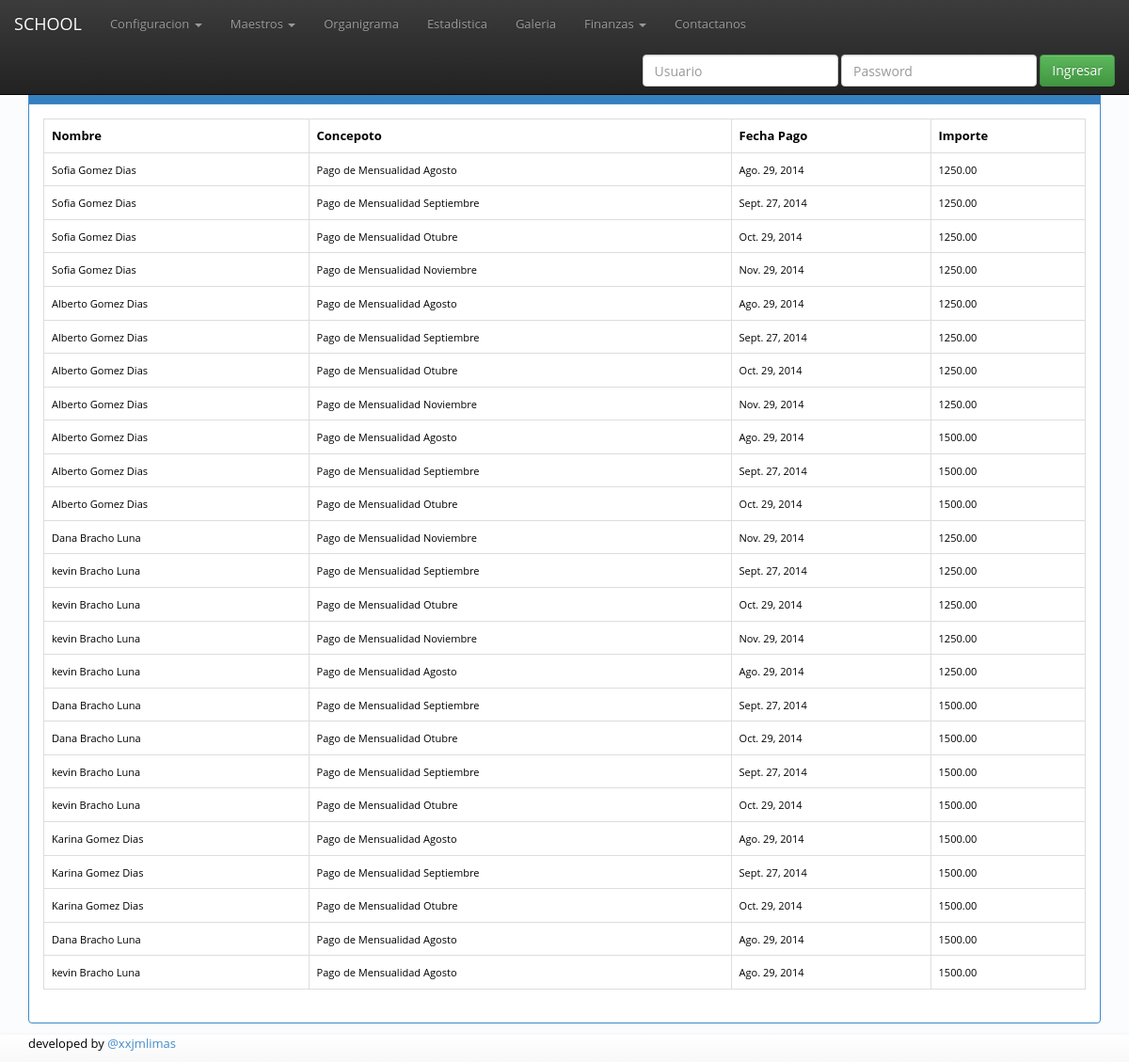
The app's page /pagoatrasado/, older data.
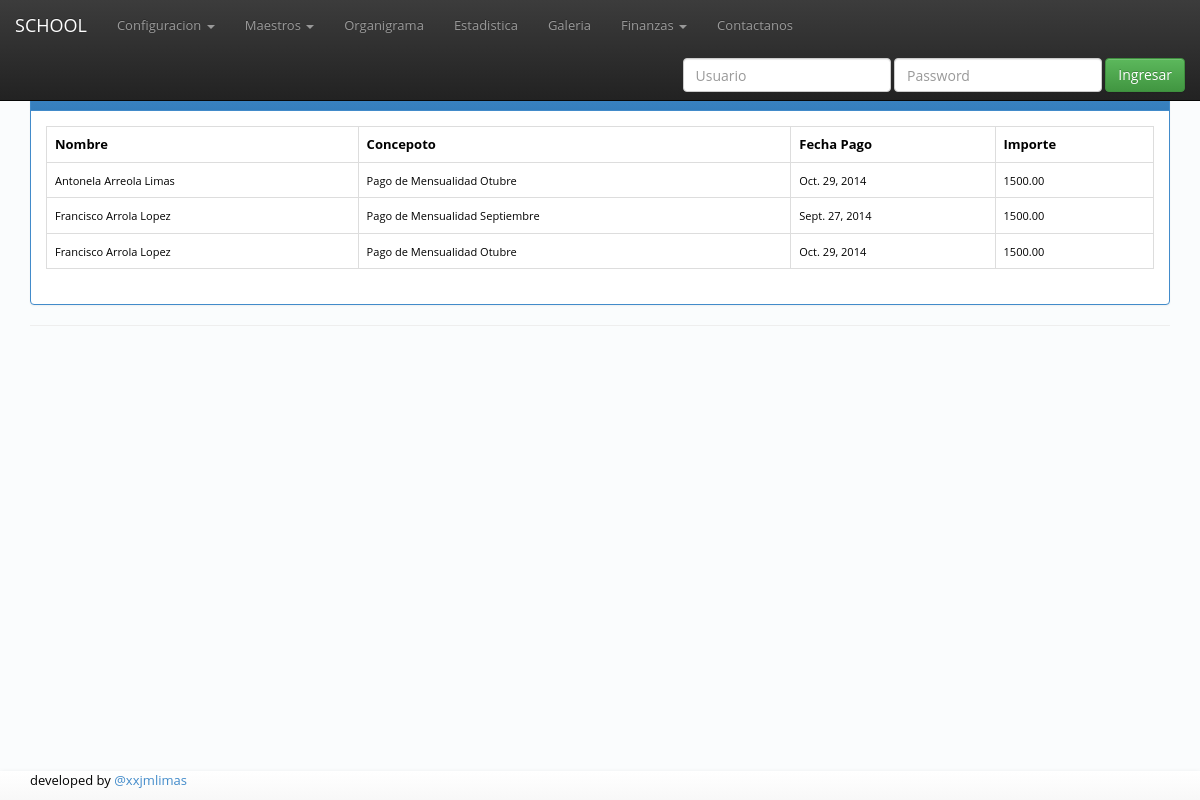
The same page, newer data.
### apps/finanzas/models.py (models this page shows, shortened)
class Cobranza(TimeStampModel):
	Op = (
		('Banco', 'Banco'),
		('Caja', 'Caja'),
	)
	alumno = models.ForeignKey('principal.Alumno')
	concepto = models.ForeignKey('ConceptoCobro')
	beca = models.ForeignKey('BecaAlumno', null=True,blank=True)
	recargo = models.DecimalField(max_digits=8,decimal_places=2,default=0)
	tipopago = models.CharField(max_length=5, choices=Op, null=True,blank=True)
	referencia = models.CharField(max_length=30, null=True,blank=True)
	banco = models.ForeignKey('banco', null=True,blank=True)
	numCorte = models.IntegerField(null=True,blank=True)
	totalapagar = models.DecimalField(max_digits=8,decimal_places=2,default=0)
	fechaCorte = models.DateField(null=True,blank=True)
	fechapago = models.DateTimeField(null=True,blank=True)
	pagado = models.BooleanField(default=False)
	def __unicode__(self):
		ctalmno = "%s" % (self.alumno)
		return ctalmno
	class Meta:
		ordering = ["totalapagar"]

class ConceptoCobro(TimeStampModel):
	Op = (
		('No', 'No'),
		('Si', 'Si'),
	)
	nombre = models.CharField(max_length=80)
	nivel = models.ForeignKey('configuracion.Nivel',null=True, blank=True)
	importe =  models.DecimalField(max_digits=8,decimal_places=2,default=0)
	fechaLimitePago = models.DateField(null=True)
	penaliza =  models.CharField(max_length=2,choices=Op,default='No',null=True)
	importeMulta = models.DecimalField(max_digits=6,decimal_places=2,default=0)

### apps/principal/models.py (models this page shows)
class Alumno(TimeStampModel):
	Sex = (
        ('M', 'Mujer'),
        ('H', 'Hombre'),
    )
	Op = (
		('No', 'No'),
		('Si', 'Si'),
	)
	nombre = models.CharField(max_length=50)
	apellidos = models.CharField(max_length=120)
	foto 	  = models.ImageField(upload_to='alumno',null=True,blank=True)
	fechanacimiento = models.DateField()
	rfc = models.CharField(max_length=15,null=True)
  	curp = models.CharField(max_length=22,null=True)
	sexo = models.CharField("Sex",max_length=1, choices=Sex,null=True)
	hermanos = models.CharField(max_length=2,choices=Op,default='No')
	direccion = models.CharField(max_length=140,null=True)
  	colonia = models.CharField(max_length=80,null=True)
  	telefono = models.CharField(max_length=12,null=True)
  	celualr = models.CharField(max_length=12,null=True)
  	cp = models.IntegerField(default=0 ,null=True)
  	ciudad = models.CharField(max_length=60 ,null=True)
	estado =  models.CharField(max_length=60,null=True)
	email = models.EmailField(max_length=50,unique=True,null=True)
	nivel = models.ForeignKey('configuracion.Nivel',null=True, blank=True)
	grupo = models.ForeignKey('configuracion.Grupo', null=True, blank=True)
	padre = models.ForeignKey('configuracion.Padre',null=True, blank=True)
	contacto = models.CharField(max_length=150,null=True, blank=True)
	def __unicode__(self):
		nombreCompleto = "%s %s"%(self.nombre,self.apellidos)
		return nombreCompleto

### apps/finanzas/views.py (the view)
# urls.py: url(r'^pagoatrasado/$',ListPagoAtrasado.as_view(),name='list_pagoatrasado'),
class ListPagoAtrasado(ListView):
	today = date.today()
	context_object_name = 'pagos'
	template_name = 'finanzas/pagos_atrasados.html'
	queryset = Cobranza.objects.filter(pagado=False, concepto__fechaLimitePago__lte=today)
	def get_context_data(self, **kwargs):
		today = date.today()
		context = super(ListPagoAtrasado,self).get_context_data(**kwargs)
		context['total'] = Cobranza.objects.filter(pagado=False, concepto__fechaLimitePago__lte=today)
		print context
		return context

### templates/finanzas/pagos_atrasados.html
{% extends "base.html" %}
{%block content%}
	<div class="panel panel-primary">
		<div class="panel-heading">Alumnos con pagos atrasados</div>
		<div class="panel-body">
			<div class="table-responsive">
				<table class="table table-hover table-bordered">
					<tr>
						<th>Nombre</th>
						<th>Concepoto</th>
						<th>Fecha Pago</th>
						<th>Importe</th>
					</tr>
					{%for a in pagos%}
					<tr>
						<td>
							<small>{{a.alumno.nombre}} {{a.alumno.apellidos}}</small>
						</td>
						<td>
							<small>{{a.concepto.nombre}}</small>
						</td>
						<td>
							<small>{{a.concepto.fechaLimitePago}}</small>
						</td>
						<td>
							<small>{{a.concepto.importe}}</small>
						</td>
					</tr>
					{%endfor%}
				</table>
			</div>
		</div>
	</div>
{%endblock%}

Row changes from the older to the newer data that the page shows:
no longer on this page (row edited): Cobranza: alumno.nombre "Sofia", alumno.apellidos "Gomez Dias", concepto.nombre "Pago de Mensualidad Agosto", concepto.fechaLimitePago "Ago. 29, 2014", concepto.importe "1250.00"
no longer on this page (row edited): Cobranza: alumno.nombre "Sofia", alumno.apellidos "Gomez Dias", concepto.nombre "Pago de Mensualidad Septiembre", concepto.fechaLimitePago "Sept. 27, 2014", concepto.importe "1250.00"
no longer on this page (row edited): Cobranza: alumno.nombre "Sofia", alumno.apellidos "Gomez Dias", concepto.nombre "Pago de Mensualidad Otubre", concepto.fechaLimitePago "Oct. 29, 2014", concepto.importe "1250.00"
no longer on this page (row edited): Cobranza: alumno.nombre "Sofia", alumno.apellidos "Gomez Dias", concepto.nombre "Pago de Mensualidad Noviembre", concepto.fechaLimitePago "Nov. 29, 2014", concepto.importe "1250.00"
no longer on this page (row edited): Cobranza: alumno.nombre "Alberto", alumno.apellidos "Gomez Dias", concepto.nombre "Pago de Mensualidad Agosto", concepto.fechaLimitePago "Ago. 29, 2014", concepto.importe "1250.00"
no longer on this page (row edited): Cobranza: alumno.nombre "Alberto", alumno.apellidos "Gomez Dias", concepto.nombre "Pago de Mensualidad Septiembre", concepto.fechaLimitePago "Sept. 27, 2014", concepto.importe "1250.00"
no longer on this page (row edited): Cobranza: alumno.nombre "Alberto", alumno.apellidos "Gomez Dias", concepto.nombre "Pago de Mensualidad Otubre", concepto.fechaLimitePago "Oct. 29, 2014", concepto.importe "1250.00"
no longer on this page (row edited): Cobranza: alumno.nombre "Alberto", alumno.apellidos "Gomez Dias", concepto.nombre "Pago de Mensualidad Noviembre", concepto.fechaLimitePago "Nov. 29, 2014", concepto.importe "1250.00"
no longer on this page (row edited): Cobranza: alumno.nombre "Alberto", alumno.apellidos "Gomez Dias", concepto.nombre "Pago de Mensualidad Agosto", concepto.fechaLimitePago "Ago. 29, 2014", concepto.importe "1500.00"
no longer on this page (row edited): Cobranza: alumno.nombre "Alberto", alumno.apellidos "Gomez Dias", concepto.nombre "Pago de Mensualidad Septiembre", concepto.fechaLimitePago "Sept. 27, 2014", concepto.importe "1500.00"
no longer on this page (row edited): Cobranza: alumno.nombre "Alberto", alumno.apellidos "Gomez Dias", concepto.nombre "Pago de Mensualidad Otubre", concepto.fechaLimitePago "Oct. 29, 2014", concepto.importe "1500.00"
no longer on this page (row edited): Cobranza: alumno.nombre "Dana", alumno.apellidos "Bracho Luna", concepto.nombre "Pago de Mensualidad Noviembre", concepto.fechaLimitePago "Nov. 29, 2014", concepto.importe "1250.00"
no longer on this page (row edited): Cobranza: alumno.nombre "kevin", alumno.apellidos "Bracho Luna", concepto.nombre "Pago de Mensualidad Septiembre", concepto.fechaLimitePago "Sept. 27, 2014", concepto.importe "1250.00"
no longer on this page (row edited): Cobranza: alumno.nombre "kevin", alumno.apellidos "Bracho Luna", concepto.nombre "Pago de Mensualidad Otubre", concepto.fechaLimitePago "Oct. 29, 2014", concepto.importe "1250.00"
no longer on this page (row edited): Cobranza: alumno.nombre "kevin", alumno.apellidos "Bracho Luna", concepto.nombre "Pago de Mensualidad Noviembre", concepto.fechaLimitePago "Nov. 29, 2014", concepto.importe "1250.00"
no longer on this page (row edited): Cobranza: alumno.nombre "kevin", alumno.apellidos "Bracho Luna", concepto.nombre "Pago de Mensualidad Agosto", concepto.fechaLimitePago "Ago. 29, 2014", concepto.importe "1250.00"
no longer on this page (row edited): Cobranza: alumno.nombre "Dana", alumno.apellidos "Bracho Luna", concepto.nombre "Pago de Mensualidad Septiembre", concepto.fechaLimitePago "Sept. 27, 2014", concepto.importe "1500.00"
no longer on this page (row edited): Cobranza: alumno.nombre "Dana", alumno.apellidos "Bracho Luna", concepto.nombre "Pago de Mensualidad Otubre", concepto.fechaLimitePago "Oct. 29, 2014", concepto.importe "1500.00"
no longer on this page (row edited): Cobranza: alumno.nombre "kevin", alumno.apellidos "Bracho Luna", concepto.nombre "Pago de Mensualidad Septiembre", concepto.fechaLimitePago "Sept. 27, 2014", concepto.importe "1500.00"
no longer on this page (row edited): Cobranza: alumno.nombre "kevin", alumno.apellidos "Bracho Luna", concepto.nombre "Pago de Mensualidad Otubre", concepto.fechaLimitePago "Oct. 29, 2014", concepto.importe "1500.00"
no longer on this page (row edited): Cobranza: alumno.nombre "Karina", alumno.apellidos "Gomez Dias", concepto.nombre "Pago de Mensualidad Agosto", concepto.fechaLimitePago "Ago. 29, 2014", concepto.importe "1500.00"
no longer on this page (row edited): Cobranza: alumno.nombre "Karina", alumno.apellidos "Gomez Dias", concepto.nombre "Pago de Mensualidad Septiembre", concepto.fechaLimitePago "Sept. 27, 2014", concepto.importe "1500.00"
no longer on this page (row edited): Cobranza: alumno.nombre "Karina", alumno.apellidos "Gomez Dias", concepto.nombre "Pago de Mensualidad Otubre", concepto.fechaLimitePago "Oct. 29, 2014", concepto.importe "1500.00"
no longer on this page (row edited): Cobranza: alumno.nombre "Dana", alumno.apellidos "Bracho Luna", concepto.nombre "Pago de Mensualidad Agosto", concepto.fechaLimitePago "Ago. 29, 2014", concepto.importe "1500.00"
no longer on this page (row edited): Cobranza: alumno.nombre "kevin", alumno.apellidos "Bracho Luna", concepto.nombre "Pago de Mensualidad Agosto", concepto.fechaLimitePago "Ago. 29, 2014", concepto.importe "1500.00"
added Cobranza: alumno.nombre "Antonela", alumno.apellidos "Arreola Limas", concepto.nombre "Pago de Mensualidad Otubre", concepto.fechaLimitePago "Oct. 29, 2014", concepto.importe "1500.00"
added Cobranza: alumno.nombre "Francisco", alumno.apellidos "Arrola Lopez", concepto.nombre "Pago de Mensualidad Septiembre", concepto.fechaLimitePago "Sept. 27, 2014", concepto.importe "1500.00"
added Cobranza: alumno.nombre "Francisco", alumno.apellidos "Arrola Lopez", concepto.nombre "Pago de Mensualidad Otubre", concepto.fechaLimitePago "Oct. 29, 2014", concepto.importe "1500.00"
